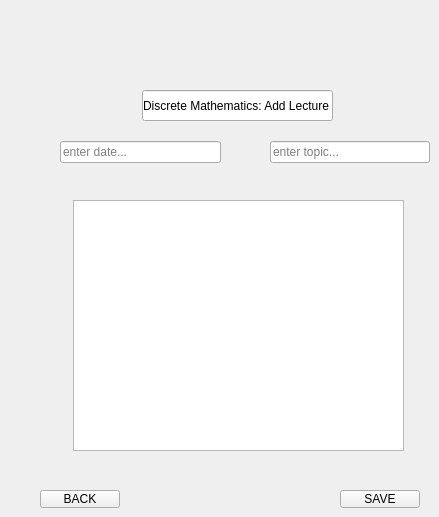
    <widget class="QWidget" name="discrete_add">
     <widget class="QWidget" name="horizontalLayoutWidget_11">
      <property name="geometry">
       <rect>
        <x>60</x>
        <y>140</y>
        <width>161</width>
        <height>24</height>
       </rect>
      </property>
      <layout class="QHBoxLayout" name="horizontalLayout_11">
       <item>
        <widget class="QLineEdit" name="date_discrete">
         <property name="placeholderText">
          <string>enter date...</string>
         </property>
        </widget>
       </item>
      </layout>
     </widget>
     <widget class="QWidget" name="horizontalLayoutWidget_12">
      <property name="geometry">
       <rect>
        <x>270</x>
        <y>140</y>
        <width>160</width>
        <height>24</height>
       </rect>
      </property>
      <layout class="QHBoxLayout" name="horizontalLayout_12">
       <item>
        <widget class="QLineEdit" name="topic_discrete">
         <property name="placeholderText">
          <string>enter topic...</string>
         </property>
        </widget>
       </item>
      </layout>
     </widget>
     <widget class="QPlainTextEdit" name="discrete_lec">
      <property name="geometry">
       <rect>
        <x>73</x>
        <y>200</y>
        <width>331</width>
        <height>251</height>
       </rect>
      </property>
     </widget>
     <widget class="QPushButton" name="discrete_save">
      <property name="geometry">
       <rect>
        <x>340</x>
        <y>490</y>
        <width>80</width>
        <height>18</height>
       </rect>
      </property>
      <property name="text">
       <string>SAVE</string>
      </property>
     </widget>
     <widget class="QLineEdit" name="discrete_heading_5">
      <property name="geometry">
       <rect>
        <x>142</x>
        <y>90</y>
        <width>191</width>
        <height>31</height>
       </rect>
      </property>
      <property name="text">
       <string>Discrete Mathematics: Add Lecture</string>
      </property>
      <property name="readOnly">
       <bool>true</bool>
      </property>
     </widget>
     <widget class="QPushButton" name="back_add_discrete">
      <property name="geometry">
       <rect>
        <x>40</x>
        <y>490</y>
        <width>80</width>
        <height>18</height>
       </rect>
      </property>
      <property name="text">
       <string>BACK</string>
      </property>
     </widget>
    </widget>
